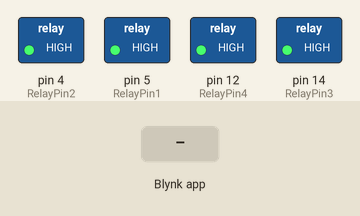
This sketch was run on a simulated Arduino Uno, built with avr-gcc and run on an emulated ATmega328P. Parts: switched loads named in the sketch (green lamp = pin HIGH). The test bench sets the inputs (shaded band).

Above: at 3.1 s.
3.2 s: Blynk app writes 0 to V0
At 4.0 s:
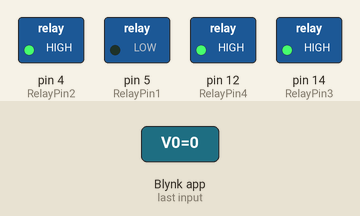
4.7 s: Blynk app writes 0 to V1
At 5.2 s:
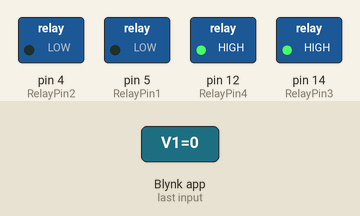
6.2 s: Blynk app writes 1 to V0
At 7.4 s:
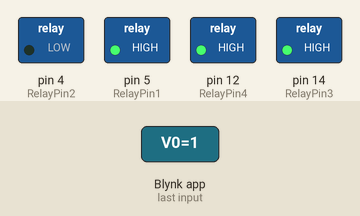
7.7 s: Blynk app writes 0 to V2
At 8.7 s:
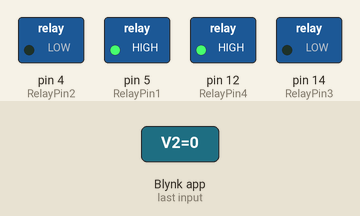
9.2 s: Blynk app writes 1 to V1
At 9.8 s:
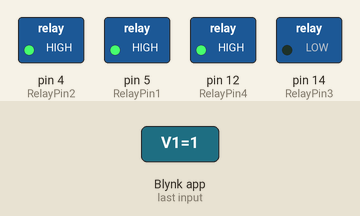
10.7 s: Blynk app writes 0 to V3
At 11.0 s:
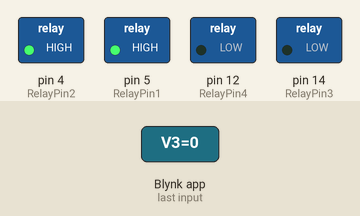
Timing chart, 0 to 13.2 s (numbered marks = the images above; inputs shaded):
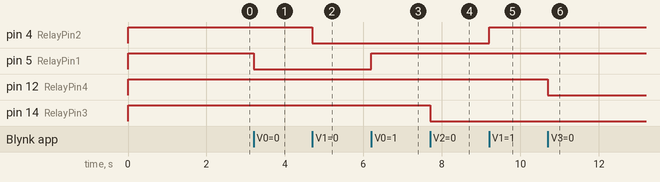

The sketch:

Script_Program_Smart_Home.ino
```cpp
#define BLYNK_TEMPLATE_ID "TMPL3JJPFRmH"
#define BLYNK_DEVICE_NAME "PROJECT IOT"
#define BLYNK_AUTH_TOKEN "57YzGN0gJE5-FxlHMXDPMB8OkHUYDQqA"

#define BLYNK_FIRMWARE_VERSION        "0.1.0"

#define BLYNK_PRINT Serial
//#define BLYNK_DEBUG

#define BLYNK_WIFI_SSID
#define BLYNK_WIFI_PASS
#define APP_DEBUG

// Uncomment your board, or configure a custom board in Settings.h
//#define USE_SPARKFUN_BLYNK_BOARD
#define USE_NODE_MCU_BOARD
//#define USE_WITTY_CLOUD_BOARD
//#define USE_WEMOS_D1_MINI

#include "BlynkEdgent.h"

int RelayPin1 = 5;
int RelayPin2 = 4;
int RelayPin3 = 14;
int RelayPin4 = 12;

BLYNK_WRITE(V0) { //Button Widget is writing to pin V0
  int pinValue = param.asInt();
  digitalWrite(RelayPin1, pinValue);
}

BLYNK_WRITE(V1) { //Button Widget is writing to pin V1
  int pinValue = param.asInt();
  digitalWrite(RelayPin2, pinValue);
}
BLYNK_WRITE(V2) { //Button Widget is writing to pin V2
  int pinValue = param.asInt();
  digitalWrite(RelayPin3, pinValue);
}
BLYNK_WRITE(V3) { //Button Widget is writing to pin V3
  int pinValue = param.asInt();
  digitalWrite(RelayPin4, pinValue);
}
BLYNK_WRITE(V4) { //Button Widget is writing to pin V4
  int pinValue = param.asInt();
  digitalWrite(RelayPin1, pinValue);
  digitalWrite(RelayPin2, pinValue);
  digitalWrite(RelayPin3, pinValue);
  digitalWrite(RelayPin4, pinValue);
}

void setup()
{
  Serial.begin(115200);
  pinMode(RelayPin1, OUTPUT);
  pinMode(RelayPin2, OUTPUT);
  pinMode(RelayPin3, OUTPUT);
  pinMode(RelayPin4, OUTPUT);

  //TURN OFF all Relays on Start
  digitalWrite(RelayPin1, HIGH);
  digitalWrite(RelayPin2, HIGH);
  digitalWrite(RelayPin3, HIGH);
  digitalWrite(RelayPin4, HIGH);

  delay(100);
  BlynkEdgent.begin();
}

void loop() {
  BlynkEdgent.run();
}
```

Measured:
- after the input at 3.2 s, pin 5 (RelayPin1): HIGH → LOW at once
- after the input at 4.7 s, pin 4 (RelayPin2): HIGH → LOW at once
- after the input at 6.2 s, pin 5 (RelayPin1): LOW → HIGH at once
- after the input at 7.7 s, pin 14 (RelayPin3): HIGH → LOW at once
- after the input at 9.2 s, pin 4 (RelayPin2): LOW → HIGH at once
- after the input at 10.7 s, pin 12 (RelayPin4): HIGH → LOW at once
